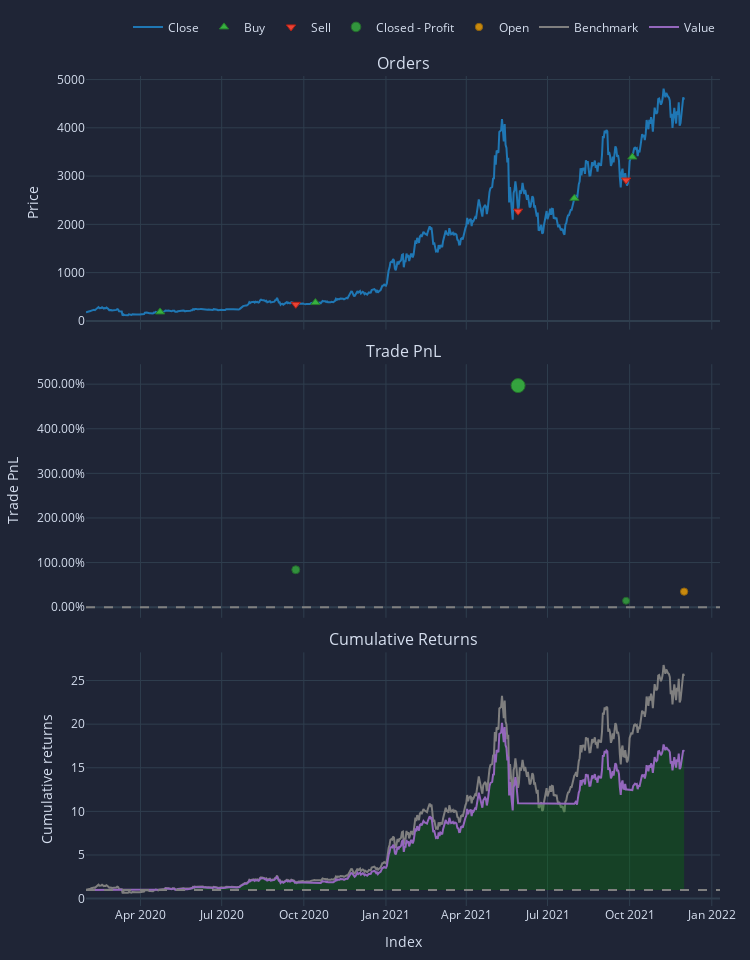

Notebook source saved alongside this figure:
### Code cell
selected_df    =  port['20','40'] # fast , slow
selected_df.plot().show()

trend_kwargs = {"mamode": "ema", "fast": 20, "slow": 40}

# Entry Trade
benchmark_trends = _signal(benchmarkdf, **trend_kwargs)
benchmark_trends.copy().astype(int).plot(figsize=(15,1),kind='area',color=['green'],grid=True,alpha=0.3, title=f'{benchmarkdf.name}')

# port.from_orders(df.close).plot_trades()
# port.from_orders(df.close).plot_orders()

### Figure 1 — Plotly figure (JSON) as saved in the notebook; plotly's stock layout.template omitted (floating-point values rounded to 4 significant figures; data arrays with more than 128 entries replaced by an {"elided": "..."} marker saying what was removed)
{"data": [{"legendgroup": "0", "line": {"color": "#1f77b4"}, "name": "Close", "showlegend": true, "type": "scatter", "uid": "98db9ee4-43bb-4522-bd5f-b95a1c1e04fe", "x": {"elided": "671 str values"}, "xaxis": "x", "y": {"elided": "671 float values"}, "yaxis": "y"}, {"customdata": [[108, 53.62, 24.94], [110, 48.21, 45.8], [112, 42.95, 272.7], [114, 36.74, 311.8]], "hovertemplate": "Order Id: %{customdata[0]}<br>Timestamp: %{x}<br>Price: %{y}<br>Size: %{customdata[1]:.6f}<br>Fees: %{customdata[2]:.6f}", "legendgroup": "1", "marker": {"color": "#37B13F", "line": {"color": "rgb(38,123,44)", "width": 1}, "size": 8, "symbol": "triangle-up"}, "mode": "markers", "name": "Buy", "type": "scatter", "uid": "0f4b9916-873e-465b-821d-10b5056d9fce", "x": ["2020-04-23T00:00:00+00:00", "2020-10-14T00:00:00+00:00", "2021-07-31T00:00:00+00:00", "2021-10-04T00:00:00+00:00"], "xaxis": "x", "y": [186.0, 380.0, 2540.0, 3395.0], "yaxis": "y"}, {"customdata": [[109, 53.62, 46.03], [111, 48.21, 274.1], [113, 42.95, 313.4]], "hovertemplate": "Order Id: %{customdata[0]}<br>Timestamp: %{x}<br>Price: %{y}<br>Size: %{customdata[1]:.6f}<br>Fees: %{customdata[2]:.6f}", "legendgroup": "2", "marker": {"color": "#EA4335", "line": {"color": "rgb(181,31,18)", "width": 1}, "size": 8, "symbol": "triangle-down"}, "mode": "markers", "name": "Sell", "type": "scatter", "uid": "6428babc-532b-4bcc-9eb5-9f2e31663edd", "x": ["2020-09-22T00:00:00+00:00", "2021-05-29T00:00:00+00:00", "2021-09-27T00:00:00+00:00"], "xaxis": "x", "y": [343.4, 2274.0, 2919.0], "yaxis": "y"}, {"customdata": [[0, 0, 8367.0, 0.8388], [1, 1, 91000.0, 4.967], [2, 2, 15670.0, 0.1437]], "hovertemplate": "Exit Trade Id: %{customdata[0]}<br>Position Id: %{customdata[1]}<br>Exit Timestamp: %{x}<br>PnL: %{customdata[2]:.6f}<br>Return: %{customdata[3]:.2%}", "legendgroup": "3", "marker": {"color": "#37B13F", "line": {"color": "rgb(38,123,44)", "width": 1}, "opacity": [0.7716, 0.9, 0.75], "size": [8.009, 14, 7], "symbol": "circle"}, "mode": "markers", "name": "Closed - Profit", "type": "scatter", "uid": "e46ce096-cd81-46b6-a456-9ce86b495579", "x": ["2020-09-22T00:00:00+00:00", "2021-05-29T00:00:00+00:00", "2021-09-27T00:00:00+00:00"], "xaxis": "x2", "y": [0.8388, 4.967, 0.1437], "yaxis": "y2"}, {"customdata": [[3, 3, 43450.0, 0.3483]], "hovertemplate": "Exit Trade Id: %{customdata[0]}<br>Position Id: %{customdata[1]}<br>Exit Timestamp: %{x}<br>PnL: %{customdata[2]:.6f}<br>Return: %{customdata[3]:.2%}", "legendgroup": "4", "marker": {"color": "#FFAA00", "line": {"color": "rgb(178,118,0)", "width": 1}, "opacity": [0.7564], "size": [7.297], "symbol": "circle"}, "mode": "markers", "name": "Open", "type": "scatter", "uid": "4d620121-ac48-47fa-b7d0-4df06d434601", "x": ["2021-12-01T00:00:00+00:00"], "xaxis": "x2", "y": [0.3483], "yaxis": "y2"}, {"legendgroup": "5", "line": {"color": "#7f7f7f"}, "name": "Benchmark", "showlegend": true, "type": "scatter", "uid": "bbcf0666-822f-40a0-ac70-92c552165b42", "x": {"elided": "671 str values"}, "xaxis": "x3", "y": {"elided": "671 float values"}, "yaxis": "y3"}, {"hoverinfo": "skip", "legendgroup": "6", "line": {"color": "rgba(0, 0, 0, 0)", "width": 0}, "opacity": 0, "showlegend": false, "type": "scatter", "uid": "a26e926e-fa26-4d62-a84f-4a3de3b7cf19", "x": {"elided": "671 str values"}, "xaxis": "x3", "y": {"elided": "671 int values"}, "yaxis": "y3"}, {"connectgaps": false, "fill": "tonexty", "fillcolor": "rgba(0, 128, 0, 0.3)", "hoverinfo": "skip", "legendgroup": "6", "line": {"color": "rgba(0, 0, 0, 0)", "width": 0}, "opacity": 0, "showlegend": false, "type": "scatter", "uid": "8e838ce0-58a0-446a-8790-089948725e1d", "x": {"elided": "671 str values"}, "xaxis": "x3", "y": {"elided": "671 float values"}, "yaxis": "y3"}, {"hoverinfo": "skip", "legendgroup": "6", "line": {"color": "rgba(0, 0, 0, 0)", "width": 0}, "opacity": 0, "showlegend": false, "type": "scatter", "uid": "f6d1833e-ef01-4310-9571-f083d9090792", "x": {"elided": "671 str values"}, "xaxis": "x3", "y": {"elided": "671 int values"}, "yaxis": "y3"}, {"connectgaps": false, "fill": "tonexty", "fillcolor": "rgba(255, 0, 0, 0.3)", "hoverinfo": "skip", "legendgroup": "6", "line": {"color": "rgba(0, 0, 0, 0)", "width": 0}, "opacity": 0, "showlegend": false, "type": "scatter", "uid": "cb719505-32d7-4e14-8fc8-efed4b560276", "x": {"elided": "671 str values"}, "xaxis": "x3", "y": {"elided": "671 float values"}, "yaxis": "y3"}, {"legendgroup": "7", "line": {"color": "#9467bd"}, "name": "Value", "showlegend": true, "type": "scatter", "uid": "9d540bf0-32e3-45af-aef3-47e5f6ebe77e", "x": {"elided": "671 str values"}, "xaxis": "x3", "y": {"elided": "671 float values"}, "yaxis": "y3"}, {"hoverinfo": "skip", "legendgroup": "6", "line": {"color": "rgba(0, 0, 0, 0)", "width": 0}, "opacity": 0, "showlegend": false, "type": "scatter", "uid": "41279806-9cf3-444d-a8f8-cd0e6cb30c78", "x": {"elided": "671 str values"}, "xaxis": "x3", "y": {"elided": "671 int values"}, "yaxis": "y3"}], "layout": {"annotations": [{"font": {"size": 16}, "showarrow": false, "text": "Orders", "x": 0.5, "xanchor": "center", "xref": "paper", "y": 1, "yanchor": "bottom", "yref": "paper"}, {"font": {"size": 16}, "showarrow": false, "text": "Trade PnL", "x": 0.5, "xanchor": "center", "xref": "paper", "y": 0.6528, "yanchor": "bottom", "yref": "paper"}, {"font": {"size": 16}, "showarrow": false, "text": "Cumulative Returns", "x": 0.5, "xanchor": "center", "xref": "paper", "y": 0.3056, "yanchor": "bottom", "yref": "paper"}], "height": 960, "legend": {"orientation": "h", "traceorder": "normal", "x": 1, "xanchor": "right", "y": 1.042, "yanchor": "bottom"}, "margin": {"b": 30, "l": 30, "r": 30, "t": 30}, "shapes": [{"line": {"color": "gray", "dash": "dash"}, "type": "line", "x0": 0, "x1": 1, "xref": "paper", "y0": 0, "y1": 0, "yref": "y2"}, {"line": {"color": "gray", "dash": "dash"}, "type": "line", "x0": 0, "x1": 1, "xref": "paper", "y0": 1, "y1": 1, "yref": "y3"}], "showlegend": true, "width": 750, "xaxis": {"anchor": "y", "domain": [0, 1], "matches": "x3", "showticklabels": false}, "xaxis2": {"anchor": "y2", "domain": [0, 1], "matches": "x3", "showticklabels": false}, "xaxis3": {"anchor": "y3", "domain": [0, 1], "title": {"text": "Index"}}, "yaxis": {"anchor": "x", "domain": [0.6944, 1], "title": {"text": "Price"}}, "yaxis2": {"anchor": "x2", "domain": [0.3472, 0.6528], "tickformat": ".2%", "title": {"text": "Trade PnL"}}, "yaxis3": {"anchor": "x3", "domain": [0, 0.3056], "title": {"text": "Cumulative returns"}}}}
